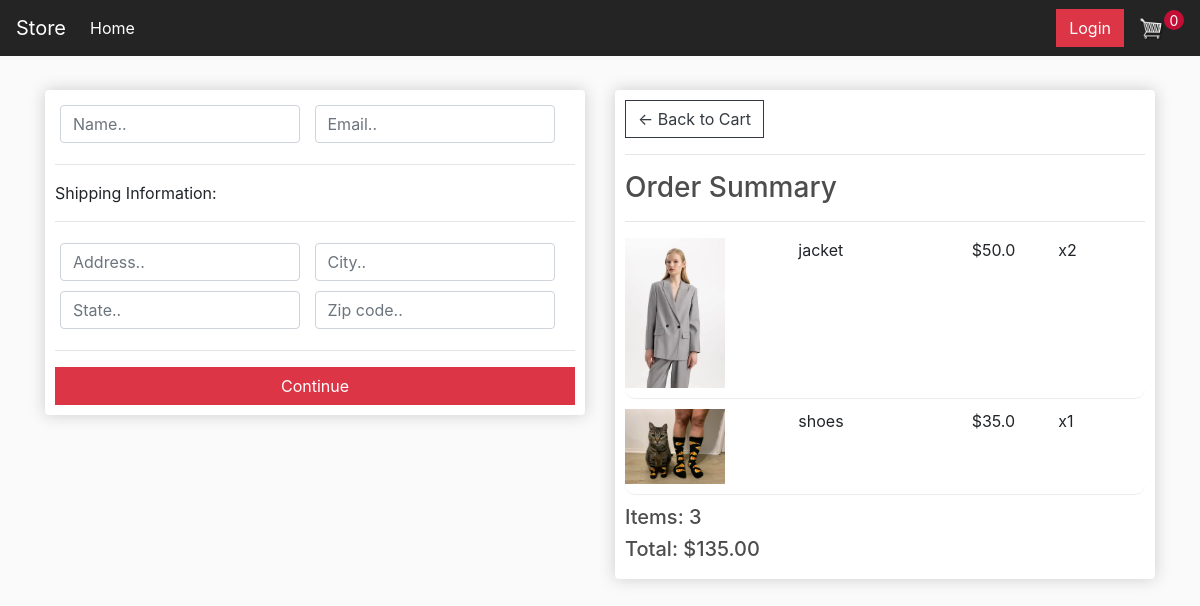
Screenshot of /checkout/ (signed in) with the database file from the repository.
### shopping/models.py (models this page shows, shortened)
class OrderItem(models.Model):
    product = models.ForeignKey(Product, on_delete=models.SET_NULL, null=True)
    order = models.ForeignKey(Order, on_delete=models.SET_NULL, null=True)
    quantity = models.IntegerField(default=0, null=True, blank=True)
    date_added = models.DateTimeField(auto_now_add=True)
    @property
    def get_total(self):
        total = self.product.price * self.quantity
        return total

class Product(models.Model):
    name = models.CharField(max_length=200)
    price = models.FloatField()
    digital = models.BooleanField(default=False, null=True, blank=True)
    image = models.ImageField(null=True, blank=False)
    @property
    def imageURL(self):
        try:
            url = self.image.url
        except:
            url = ''
        return url

class Order(models.Model) :
    customer = models.ForeignKey(Customer, on_delete=models.SET_NULL, null=True, blank=True)
    date_ordered = models.DateTimeField(auto_now_add=True)
    complete = models.BooleanField(default=False, null=True, blank=True)
    transaction_id = models.CharField(max_length=100, null=True)
    @property
    def get_cart_total(self):
        orderitems = self.orderitem_set.all()
        total = sum([item.get_total for item in orderitems])
        return total
    @property
    def get_cart_items(self):
        orderitems = self.orderitem_set.all()
        total = sum([item.quantity for item in orderitems])
        return total

### shopping/views.py (the view)
# urls.py: path('checkout/', views.checkout, name="checkout"),
def checkout(request):
     if request.user.is_authenticated:
          customer = request.user.customer
          order, created = Order.objects.get_or_create(customer=customer, complete=False)
          items = order.orderitem_set.all()
     else:
          items = []
          order = {'get_cart_total':0, 'get_cart_items':0}
     context = {'items':items, 'order':order}
     return render(request, 'shopping/checkout.html', context)

### shopping/templates/shopping/Checkout.html
{% extends 'shopping/main.html' %}
{% load static %}
{% block content %}
<div class="row">
    <div class="col-lg-6">
        <div class="box-element" id="form-wrapper">
            <form id="form">
                <div id="user-info">
                    <div class="form-field">
                        <input required class="form-control" type="text" name="name" placeholder="Name..">
                    </div>
                    <div class="form-field">
                        <input required class="form-control" type="email" name="email" placeholder="Email..">
                    </div>
                </div>
                <div id="shipping-info">
                    <hr>
                    <p>Shipping Information:</p>
                    <hr>
                    <div class="form-field">
                        <input class="form-control" type="text" name="address" placeholder="Address..">
                    </div>
                    <div class="form-field">
                        <input class="form-control" type="text" name="city" placeholder="City..">
                    </div>
                    <div class="form-field">
                        <input class="form-control" type="text" name="state" placeholder="State..">
                    </div>
                    <div class="form-field">
                        <input class="form-control" type="text" name="zipcode" placeholder="Zip code..">
                    </div>
                </div>
                <hr>
                <input id="form-button" class="btn btn-danger btn-block" type="submit" value="Continue">
            </form>
        </div>
	</div>
	<div class="col-lg-6">
		<div class="box-element">
            <a  class="btn btn-outline-dark" href="{% url 'cart' %}">&#x2190; Back to Cart</a>
            <hr>
            <h3>Order Summary</h3>
            <hr>
            {% for item in items %}
            <div class="cart-row">
                <div style="flex:2"><img class="row-image" src="{{item.product.imageURL}}"></div>
                <div style="flex:2"><p>{{item.product.name}}</p></div>
                <div style="flex:1"><p>${{item.product.price}}</p></div>
                <div style="flex:1"><p>x{{item.quantity}}</p></div>
            </div>
            {% endfor %}
            <h5>Items:   {{order.get_cart_items}}</h5>
            <h5>Total:   ${{order.get_cart_total|floatformat:2}}</h5>
        </div>
	</div>
</div>
{% endblock content %}

### static/css/main.css (style rules this page uses)
body { background-color: hsl(0, 0%, 98%); }
h1,h2,h3,h4,h5,h6 { color:hsl(0, 0%, 30%); }
.box-element { box-shadow:hsl(0, 0%, 80%) 0 0 16px; background-color: #fff; border-radius: 4px; padding: 10px; }
.col-lg-4, .col-lg-6, .col-lg-8, .col-lg-12 { margin-top: 10px; border-radius: 10px; }
.btn { border-radius: 0; }
.row-image { width: 100px; }
.form-field { width:250px; display: inline-block; padding: 5px; }
.cart-row { display: flex; align-items: flex-stretch; padding-bottom: 10px; margin-bottom: 10px; border-bottom: 1px solid #ececec; border-radius: 10px; }

### rows the page displays
OrderItem: product.imageURL (picture), product.name "jacket", product.price "50.0", quantity "2"
OrderItem: product.imageURL (picture), product.name "shoes", product.price "35.0", quantity "1"
Order: get_cart_items "3", get_cart_total "135.00"
